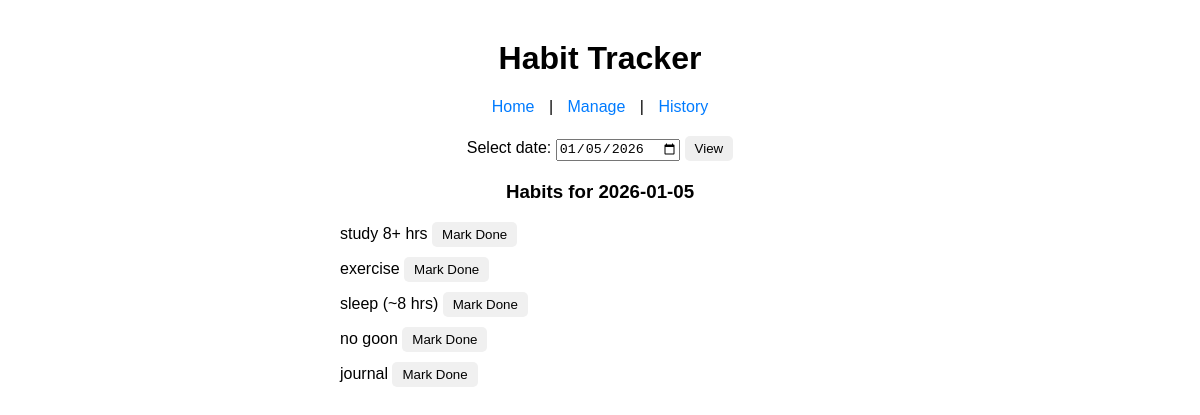
Before: / with the older database file.
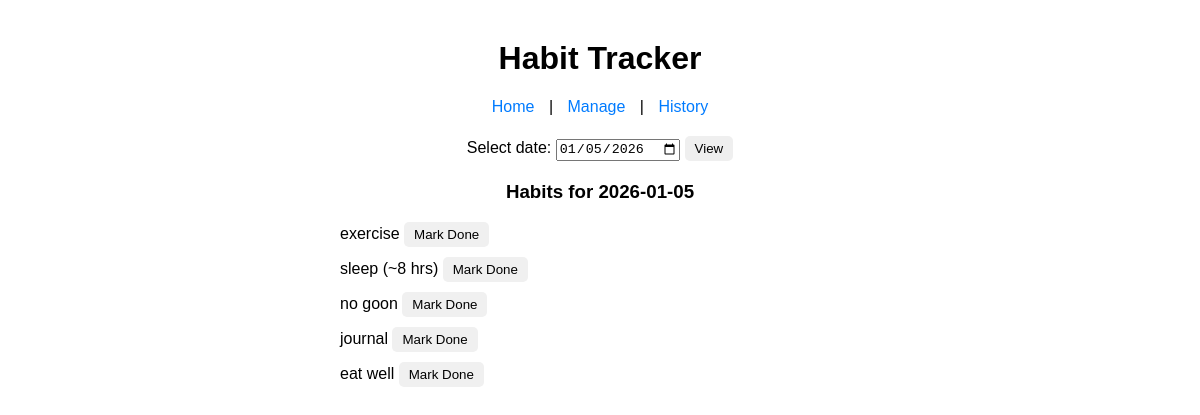
After: the same page with the newer database file.
### tables this page shows
CREATE TABLE habits (
            id INTEGER PRIMARY KEY AUTOINCREMENT,
            name TEXT NOT NULL
        );

### app.py (the view)
@app.route('/')
def index():
    selected_date = request.args.get('date', date.today().isoformat())
    conn = sqlite3.connect('habits.db')
    cursor = conn.cursor()
    cursor.execute('SELECT id, name FROM habits')
    habits = cursor.fetchall()
    cursor.execute('SELECT habit_id FROM completions WHERE date = ?', (selected_date,))
    completed = {row[0] for row in cursor.fetchall()}
    conn.close()
    return render_template('index.html', habits=habits, completed=completed, selected_date=selected_date)

### templates/index.html (shortened to what this page needs)
<!DOCTYPE html>
<html>
<head>
</head>
<body>
    <h1>Habit Tracker</h1>
    <div class="nav">
        <a href="/">Home</a> |
        <a href="/manage">Manage</a> |
        <a href="/history">History</a>
    </div>
    <div class="date-form">
        <form method="GET" action="/">
            <label for="date">Select date:</label>
            <input type="date" id="date" name="date" value="{{ selected_date }}">
            <button type="submit">View</button>
        </form>
    </div>
    <h3 style="text-align:center;">Habits for {{ selected_date }}</h3>
    <ul>
        {% for habit in habits %}
        <li>
            <span>{{ habit[1] }}</span>
            {% if habit[0] in completed %}
                <form method="POST" action="/uncomplete/{{ habit[0] }}">
                    <input type="hidden" name="date" value="{{ selected_date }}">
                    <button class="done">✓ Done</button>
                </form>
            {% else %}
                <form method="POST" action="/complete/{{ habit[0] }}">
                    <button class="undone">Mark Done</button>
                </form>
            {% endif %}
        </li>
        {% endfor %}
    </ul>
</body>
</html>

Changed rows visible on the page:
removed habits: name "study 8+ hrs"
added habits: name "eat well"
